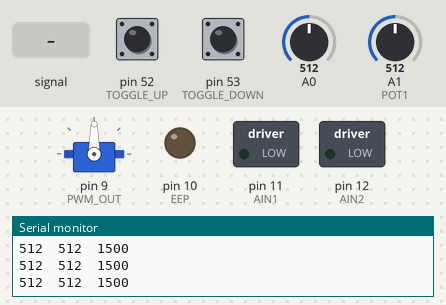
This program was run on a simulated Arduino Mega 2560, built with avr-gcc and run on an emulated ATmega2560. On the bench: servo, switched loads named in the program (green lamp = pin HIGH), output pins drawn as LEDs (lit = HIGH), the last lines printed to the serial monitor. The inputs (shaded band) are chosen by the test bench; at power-on: A0 = 512, pin 53 (TOGGLE_DOWN) HIGH, pin 52 (TOGGLE_UP) HIGH, A1 (POT1) = 512.

Above: at 1.2 s.
1.3 s: A0 fed a 200 Hz sine of ±460 counts around its level
At 1.45 s:
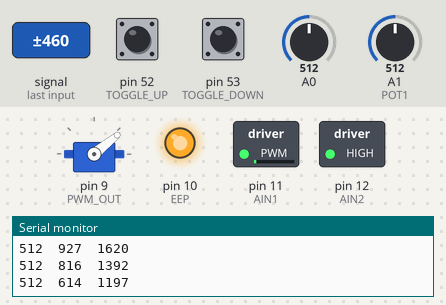
4.3 s: A0 set to 716
At 5.5 s:
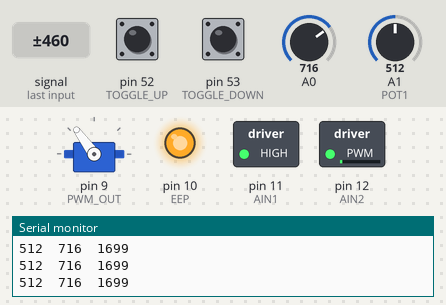
5.8 s: pin 53 (TOGGLE_DOWN) pulled LOW for 0.15 s
At 5.88 s:
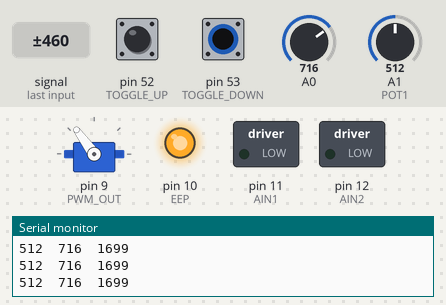
7.4 s: A0 set to 511
At 8.1 s:
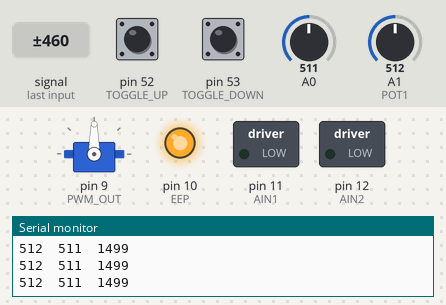
8.9 s: A0 set to 306
At 9.3 s:
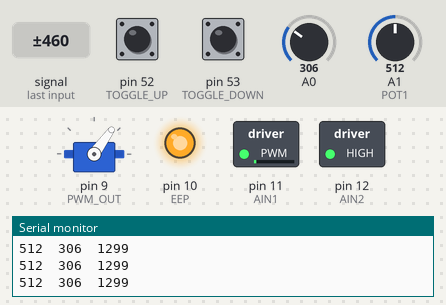
10.4 s: pin 53 (TOGGLE_DOWN) pulled LOW for 1 s
At 11.2 s:
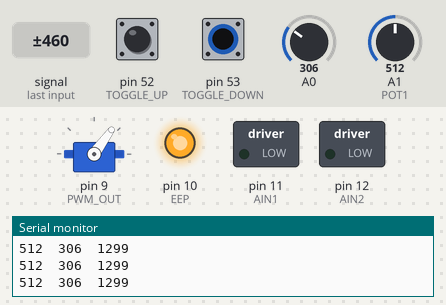
Timing chart, 0 to 13.4 s (numbered marks = the images above; inputs shaded):
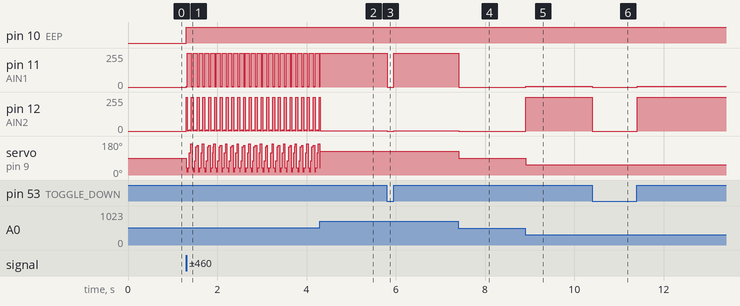

Measured:
- after the input at 1.3 s, pin 10 (EEP): LOW → HIGH at once; pin 11 (AIN1): 0/255 → 6/255 at once, then repeats every 0.13 s: 3/255 0.01 s, 255/255 0.09 s, 2/255 0.01 s, 6/255 0.01 s; pin 12 (AIN2): 0/255 → 255/255 at once, then repeats every 0.13 s: 1/255 0.01 s, 5/255 0.01 s, 7/255 0.01 s, 8/255 0.01 s, 5/255 0.01 s, 1/255 0.01 s, 255/255 0.04 s
- after the input at 4.3 s, pin 12 (AIN2): goes on until 4.3 s, then stays 3/255
- after the input at 5.8 s, pin 11 (AIN1): 255/255 → 0/255 at once, → 255/255 0.15 s later; pin 12 (AIN2): 3/255 → 0/255 at once, → 3/255 0.15 s later
- after the input at 7.4 s, pin 11 (AIN1): 255/255 → 0/255 at once; pin 12 (AIN2): 3/255 → 0/255 at once; servo on pin 9 (PWM_OUT): 126° → 90° at once
- after the input at 8.9 s, pin 11 (AIN1): 0/255 → 4/255 at once; pin 12 (AIN2): 0/255 → 255/255 at once; servo on pin 9 (PWM_OUT): 90° → 54° at once
- after the input at 10.4 s, pin 11 (AIN1): 4/255 → 0/255 at once, → 4/255 1.0 s later; pin 12 (AIN2): 255/255 → 0/255 at once, → 255/255 1.0 s later

The program:

main.cpp
```cpp
#include <Arduino.h>
#include <servo.h>

#define EEP 10  //DRV8833 SLEEP pin.  Low by default.  Pull high to enable output and logic.
#define AIN1 11  //DRV8833 AIN1 pin
#define AIN2 12  //DRV8833 AIN2 pin
#define POT1 A1
#define FADER1 A0

#define FADER_MAX_SPEED 20 //max PWM duty cycle (0-255) for fader motor movement
#define UP 1
#define DOWN -1
#define NEUTRAL 512
#define TOGGLE_UP 52
#define TOGGLE_DOWN 53

#define PWM_OUT 9

//REQUIRED PWM PARAMETERS FOR SPARK MAX --- From https://docs.revrobotics.com/sparkmax/specifications#pwm-input-specifications
#define REV_MIN_PULSE_WIDTH     1000
#define REV_MAX_PULSE_WIDTH     2000
#define REV_NEUTRAL_PULSE_WIDTH 1500
#define REV_PWM_DEAD_BAND       75  // value is added to each side of neutral pulse width - within deadband, Spark Max output state is neutral


// put function declarations here:
int myFunction(int, int);
int readPot(int, int);
void fader_goto(int val);
void fader_up(int speed);
void fader_down(int speed);
void fader_stop();
void set_PWM_duty(int duty_cycle);
void set_PWM_10bit(int value);
void set_PWM_Neutral();
Servo frcServo;

void setup() {
  // put your setup code here, to run once:
  // initialize serial communications at 9600 bps:
  Serial.begin(9600);
  pinMode(POT1, INPUT);
  pinMode(AIN1, OUTPUT);
  pinMode(AIN2, OUTPUT);
  pinMode(EEP, OUTPUT);
  pinMode(TOGGLE_UP, INPUT_PULLUP);
  pinMode(TOGGLE_DOWN, INPUT_PULLUP);

  frcServo.attach(PWM_OUT, REV_MIN_PULSE_WIDTH, REV_MAX_PULSE_WIDTH);

}


void loop() {
  // put your main code here, to run repeatedly:

  Serial.print(readPot(POT1, 10));
  Serial.print("\t");
  Serial.print(readPot(FADER1, 10));
  Serial.print("\t");
  Serial.println(map(readPot(FADER1, 10), 0, 1023, REV_MIN_PULSE_WIDTH, REV_MAX_PULSE_WIDTH));

  if (digitalRead(TOGGLE_UP) == LOW)
  {
    fader_goto(readPot(POT1, 10));
  }
  else if (digitalRead(TOGGLE_DOWN) == LOW){
    fader_stop();
  }


  else {
    fader_goto(NEUTRAL);
  }
  set_PWM_10bit(readPot(FADER1, 10));

//fader_goto(readPot(POT1, 10));
//fader_follow_pot();
//delay(1);
}


int readPot(int pin, int samples) {
  int accumulator = 0;
  for (int i = 0; i < samples; i++)
  {
    accumulator += analogRead(pin);
  }

  return accumulator / samples;

}


void fader_goto(int setpoint){

int fader_now = readPot(FADER1, 10);
int distance = abs(setpoint-fader_now);
int speed = map(distance, 0, 1023, 0, FADER_MAX_SPEED);

if (setpoint-fader_now > 20)
{
  fader_up(speed);
}
else if (setpoint-fader_now < -20)
{
  fader_down(speed);
}
else
{
  fader_stop();
  set_PWM_Neutral();
}


}

void fader_up(int speed){
    digitalWrite(EEP, HIGH);
    analogWrite(AIN1, speed);
    digitalWrite(AIN2, HIGH);
}

void fader_down(int speed){

    digitalWrite(EEP, HIGH);
    analogWrite(AIN2, speed);
    digitalWrite(AIN1, HIGH);
}

void fader_stop(){
    digitalWrite(AIN1, LOW);
    digitalWrite(AIN2, LOW);
}

void set_PWM_duty(int duty_cycle){
  int usec = map(duty_cycle, -100, 100, REV_MIN_PULSE_WIDTH, REV_MAX_PULSE_WIDTH);
  frcServo.writeMicroseconds(usec);
}

void set_PWM_10bit(int value){
  int usec = map(value, 0, 1023, REV_MIN_PULSE_WIDTH, REV_MAX_PULSE_WIDTH);
  frcServo.writeMicroseconds(usec);
}
void set_PWM_Neutral(){
  frcServo.writeMicroseconds(REV_NEUTRAL_PULSE_WIDTH);
}
```
